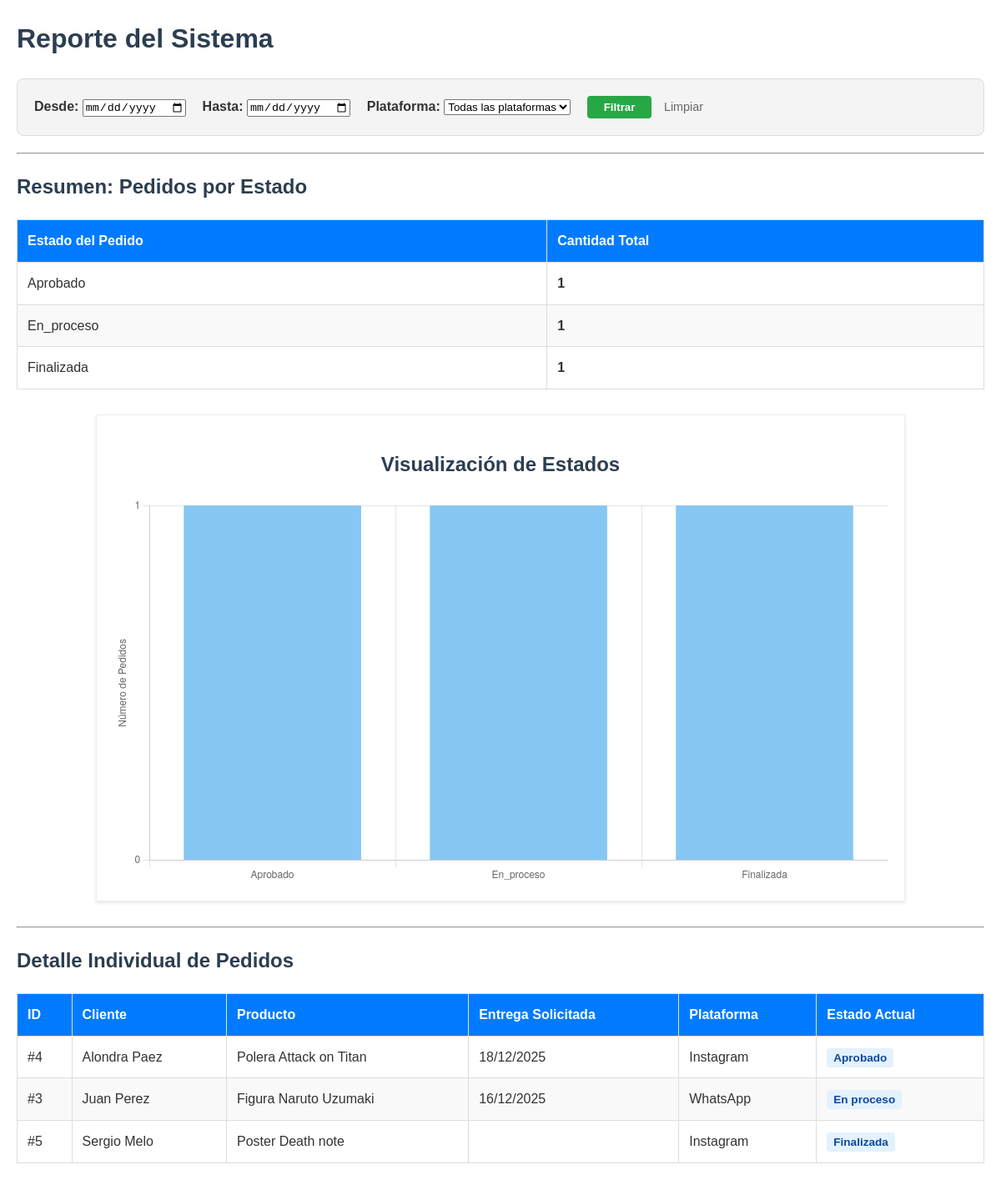
The page /reporte/ (signed in) on the database as committed earlier.
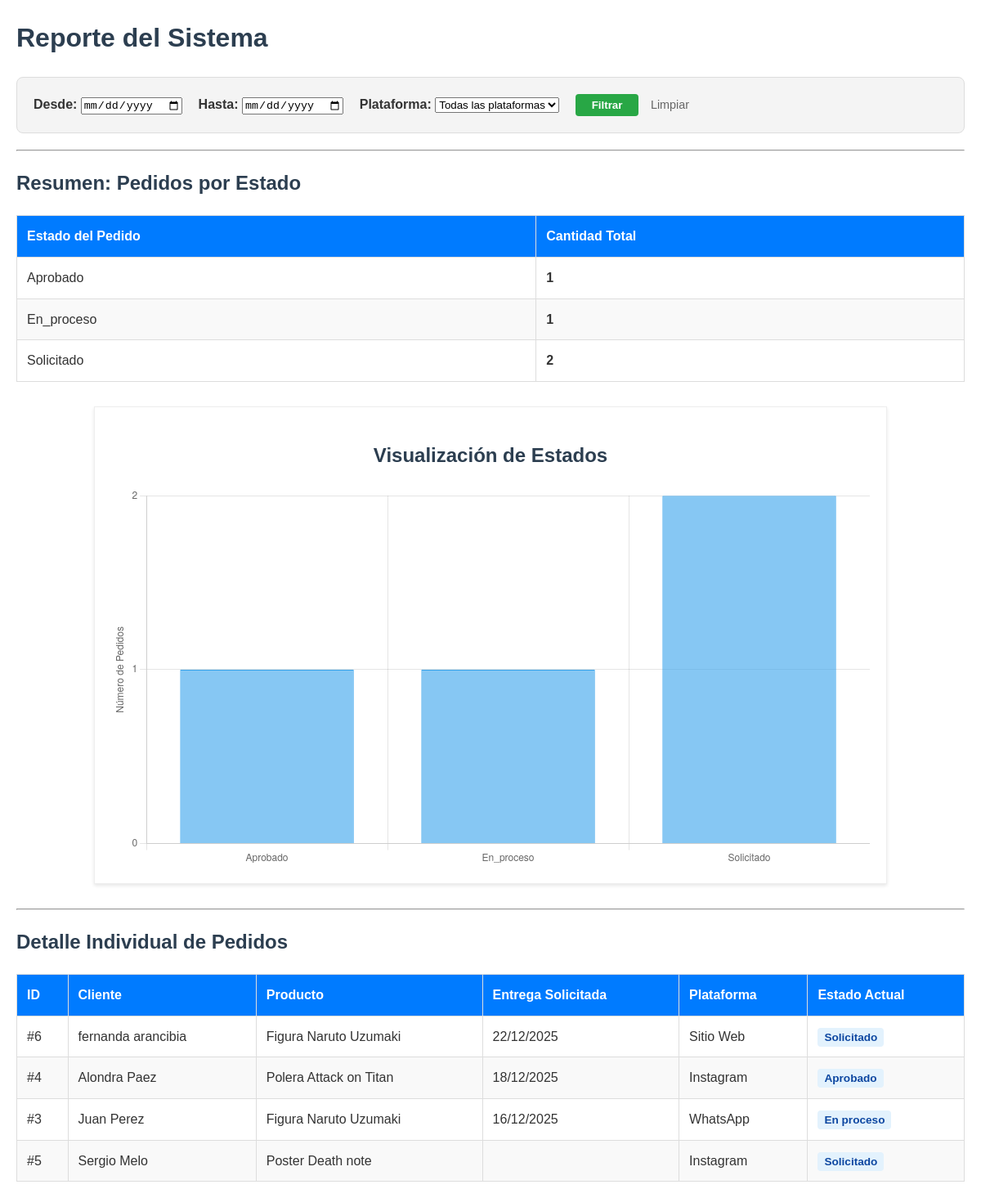
The same page on the database as committed later.
### appTienda/models.py (models this page shows, shortened)
class Pedido(models.Model):
    ESTADO_PEDIDO = [
        ('solicitado', 'Solicitado'),
        ('aprobado', 'Aprobado'),
        ('en_proceso', 'En proceso'),
        ('realizada', 'Realizada'),
        ('entregada', 'Entregada'),
        ('finalizada', 'Finalizada'),
        ('cancelada', 'Cancelada'),
    ]
    ESTADO_PAGO = [
        ('pendiente', 'Pendiente'),
        ('parcial', 'Parcial'),
        ('pagado', 'Pagado'),
    ]
    PLATAFORMA = [
        ('facebook', 'Facebook'),
        ('instagram', 'Instagram'),
        ('whatsapp', 'WhatsApp'),
        ('presencial', 'Presencial'),
        ('sitio_web', 'Sitio Web'),
        ('otra', 'Otra'),
    ]
    nombre_cliente = models.CharField(max_length=100)
    contacto = models.CharField(max_length=100)
    producto = models.ForeignKey(
        Producto,
        on_delete=models.SET_NULL,
        null=True,
        blank=True
    )
    descripcion = models.TextField(verbose_name="Descripción de la Solicitud")
    plataforma = models.CharField(
        max_length=20,
        choices=PLATAFORMA
    )
    estado = models.CharField(
        max_length=20,
        choices=ESTADO_PEDIDO,
        default='solicitado'
    )
    estado_pago = models.CharField(
        max_length=20,
        choices=ESTADO_PAGO,
        default='pendiente'
    )
    fecha_solicitada = models.DateField(
        blank=True,
        null=True,
        verbose_name="Fecha de Entrega Deseada"
    )
    token_seguimiento = models.UUIDField(
        default=uuid.uuid4,
        editable=False,
        unique=True
    )
    fecha_creacion = models.DateTimeField(auto_now_add=True)

class Producto(models.Model):
    nombre = models.CharField(max_length=100)
    descripcion = models.TextField()
    precio_base = models.DecimalField(max_digits=8, decimal_places=2)
    categoria = models.ForeignKey(Categoria, on_delete=models.CASCADE)
    imagen = models.ImageField(upload_to='productos/', blank=True, null=True, verbose_name="Imagen Principal")
    destacado = models.BooleanField(default=False, verbose_name="Producto Destacado")

### appTienda/views.py (the view)
# urls.py: path('reporte/', reporte_pedidos, name='reporte_pedidos'),
@login_required
def reporte_pedidos(request):
    pedidos_base = Pedido.objects.all().order_by('-fecha_solicitada')
    fecha_inicio = request.GET.get('fecha_inicio')
    fecha_fin = request.GET.get('fecha_fin')
    plataforma = request.GET.get('plataforma')
    if fecha_inicio:
        pedidos_base = pedidos_base.filter(fecha_solicitada__gte=parse_date(fecha_inicio))
    if fecha_fin:
        pedidos_base = pedidos_base.filter(fecha_solicitada__lte=parse_date(fecha_fin))
    if plataforma and plataforma != 'Todas':
        pedidos_base = pedidos_base.filter(plataforma=plataforma)
    reporte = pedidos_base.values('estado').annotate(total=Count('id')).order_by('estado')
    productos_top = pedidos_base.values('producto__nombre').annotate(
        cantidad=Count('id')
    ).order_by('-cantidad')[:5]
    estados_labels = [item['estado'].capitalize() for item in reporte]
    totales_data = [item['total'] for item in reporte]
    context = {
        'pedidos': pedidos_base,
        'reporte': reporte,
        'productos_top': productos_top,
        'estados': estados_labels,
        'totales': totales_data,
        'fecha_inicio': fecha_inicio,
        'fecha_fin': fecha_fin,
        'plataforma_sel': plataforma,
        'plataformas': Pedido.PLATAFORMA,
    }
    return render(request, 'reporte_pedidos.html', context)

### appTienda/templates/reporte_pedidos.html (shortened to what this page needs)
<!DOCTYPE html>
<html lang="es">
<head>
</head>
<body>
<h1>Reporte del Sistema</h1>
<div class="filtros">
    <form method="get">
        <label><strong>Desde:</strong></label>
        <input type="date" name="fecha_inicio" value="{{ fecha_inicio }}">
        <label style="margin-left: 15px;"><strong>Hasta:</strong></label>
        <input type="date" name="fecha_fin" value="{{ fecha_fin }}">
        <label style="margin-left: 15px;"><strong>Plataforma:</strong></label>
        <select name="plataforma">
            <option value="Todas">Todas las plataformas</option>
        </select>
        <button type="submit" style="margin-left: 15px; padding: 6px 20px; cursor: pointer; background: #28a745; color: white; border: none; border-radius: 4px; font-weight: bold;">
            Filtrar
        </button>
        <a href="{% url 'reporte_pedidos' %}" style="margin-left: 10px; text-decoration: none; color: #666; font-size: 0.9em;">Limpiar</a>
    </form>
</div>
<hr>
<h2>Resumen: Pedidos por Estado</h2>
<table>
    <thead>
        <tr>
            <th>Estado del Pedido</th>
            <th>Cantidad Total</th>
        </tr>
    </thead>
    <tbody>
        {% for item in reporte %}
            <tr>
                <td>{{ item.estado|capfirst }}</td>
                <td><strong>{{ item.total }}</strong></td>
            </tr>
        {% empty %}
            <tr>
                <td colspan="2" style="text-align: center;">No hay datos para mostrar con los filtros actuales.</td>
            </tr>
        {% endfor %}
    </tbody>
</table>
<div class="contenedor-grafico">
    <h2 style="text-align: center;">Visualización de Estados</h2>
    <canvas id="graficoPedidos"></canvas>
</div>
<hr>
<h2>Detalle Individual de Pedidos</h2>
<table>
    <thead>
        <tr>
            <th>ID</th>
            <th>Cliente</th>
            <th>Producto</th>
            <th>Entrega Solicitada</th>
            <th>Plataforma</th>
            <th>Estado Actual</th>
        </tr>
    </thead>
    <tbody>
        {% for p in pedidos %}
        <tr>
            <td>#{{ p.id }}</td>
            <td>{{ p.nombre_cliente }}</td>
            <td>{{ p.producto.nombre }}</td>
            <td>{{ p.fecha_solicitada|date:"d/m/Y" }}</td>
            <td>{{ p.get_plataforma_display }}</td>
            <td><span class="badge-estado">{{ p.get_estado_display }}</span></td>
        </tr>
        {% empty %}
        <tr>
            <td colspan="6" style="text-align: center; padding: 20px;">No se encontraron registros.</td>
        </tr>
        {% endfor %}
    </tbody>
</table>
<script>
    const etiquetasGrafico = {{ estados|safe }};
    const datosGrafico = {{ totales|safe }};
    const ctx = document.getElementById('graficoPedidos').getContext('2d');
    new Chart(ctx, {
        type: 'bar',
        data: {
            labels: etiquetasGrafico,
            datasets: [{
                label: 'Cantidad de pedidos',
                data: datosGrafico,
                backgroundColor: 'rgba(54, 162, 235, 0.6)',
                borderColor: 'rgba(54, 162, 235, 1)',
                borderWidth: 1
            }]
        },
        options: {
            responsive: true,
            plugins: {
                legend: { display: false }
            },
            scales: {
                y: {
                    beginAtZero: true,
                    ticks: {
                        stepSize: 1
                    },
                    title: {
                        display: true,
                        text: 'Número de Pedidos'
                    }
                }
            }
        }
    });
</script>
</body>
</html>

Rows that differ between the two databases and show on the page:
added Pedido: id "6", nombre_cliente "fernanda arancibia", producto.nombre "Figura Naruto Uzumaki", fecha_solicitada "22/12/2025", plataforma "Sitio Web", estado "Solicitado"
changed Pedido "Sergio Melo": estado "Finalizada" → "Solicitado"
Other text that changed with them:
chart data {{ totales|safe }}: [1, 1, 1] → [1, 1, 2]
new list line: "Solicitado 2"
list line gone: "Finalizada 1"
